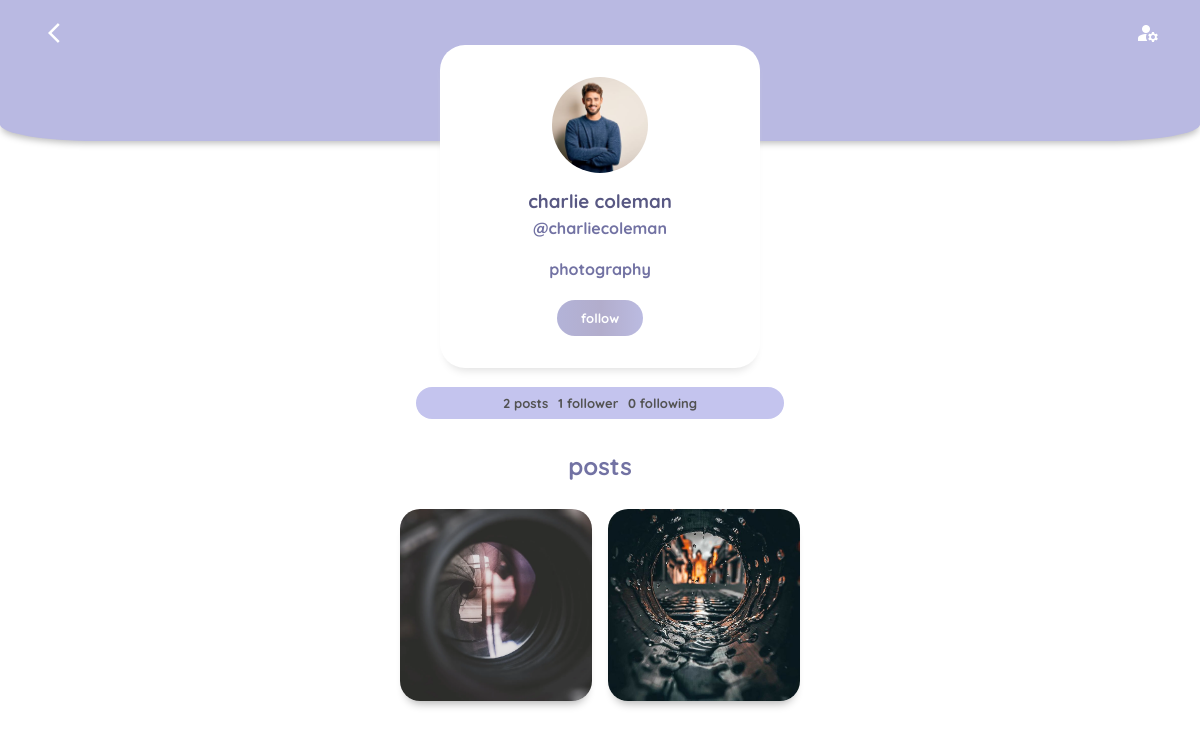
Page /profile/charliecoleman (signed in) on the committed database.
### vue_app/models.py (models this page shows, shortened)
class Profile(models.Model):
    user = models.ForeignKey(User, on_delete = models.CASCADE)
    id_user = models.IntegerField()
    bio = models.TextField(blank = True)
    profileimg = models.ImageField(upload_to='profile_images', default = 'paw-profile-default.jpg')
    location = models.CharField(max_length = 50, blank = True)
    firstname = models.CharField(max_length = 20, blank = True)
    lastname = models.CharField(max_length = 20, blank = True)
    def __str__(self):
        return self.user.username

class Post(models.Model):
    id = models.UUIDField(primary_key = True, default = uuid.uuid4)
    user = models.CharField(max_length = 50)
    image = models.ImageField(upload_to = 'post_images')
    caption = models.TextField(max_length = 80)
    created_at = models.DateTimeField(default = datetime.now)
    no_of_downloaded = models.IntegerField(default = 0)
    file_name = models.TextField(max_length = 20, blank = True)
    course_name = models.TextField(max_length = 20, blank = True)

### vue_app/views.py (the view)
# urls.py: path('profile/<str:pk>', vue_views.profile, name="profile"),
@login_required(login_url='login')
def profile(request, pk):
    user_object = User.objects.get(username = pk)
    user_profile = Profile.objects.get(user = user_object)
    user_posts = Post.objects.filter(user = pk)
    user_post_length = len(user_posts)
    follower = request.user.username
    user = pk
    if FollowersCount.objects.filter(follower = follower, user = user).first():
        button_text = 'unfollow'
    else:
        button_text = 'follow'
    user_followers = len(FollowersCount.objects.filter(user = pk))
    user_following = len(FollowersCount.objects.filter(follower = pk))
    context = {
        'user_object': user_object,
        'user_profile': user_profile,
        'user_posts': user_posts,
        'user_post_length': user_post_length,
        'button_text': button_text,
        'user_followers': user_followers,
        'user_following': user_following,
    }
    return render(request, 'profile.html', context)

### templates/profile.html (shortened to what this page needs)
{% load static %}
<html lang="en">
  <head>
    <link rel="stylesheet" href="{% static 'css/styles.css' %}">
    <link rel="stylesheet" href="{% static 'css/profile.css' %}">
    <link rel="stylesheet" href="{% static 'css/responsive.css' %}">
  </head>
  <body>
    <div id="app" class="main">
  <header>
    <div class="header profile-header">
        <div class="profile-header-left">
          <a href="/" class="material-icons profile-header-icon ">arrow_back_ios</a>
        </div>
        <div class="profile-header-right">
          <a href="/settings" class="material-icons profile-header-icon">manage_accounts</a>
        </div>
    </div>
  </header>
<form action="/follow" method="POST">
  <div class="profile-header-box">
      <div class="profile">
        <a href="/profile/{{user_profile}}" >
          <img class="profile-box-img" src="{{user_profile.profileimg.url}}">
        </a>
        <h3 class="profile-box-fullname">{{user_profile.firstname}} {{user_profile.lastname}}</h3>
        <div class="profile-box-tag">@{{user_profile.user.username}}</div>
        <div class="profile-box-bio">
          <h4>{{user_profile.bio}}</h4>
        </div>
      </div>
      {% if user_object.username == user.username %}
      <a class="profile-box-button non-button" href="/settings">change profile</a>
      {% else %}
      <button type="submit" class="profile-box-button">{{button_text}}</button>
      {%endif %}
  </div>
</form>
<div class="profile-following-box">
  {% if user_post_length == 0 %}
  <div> no posts</div>
  {% elif user_post_length == 1 %}
  <div> 1 post</div>
  {% else %}
  <div> {{user_post_length}} posts</div>
  {% endif %}
  {% if user_followers == 0 %}
  <div> no followers</div>
  {% elif user_followers == 1 %}
  <div> 1 follower</div>
  {% else %}
  <div> {{user_followers}} followers</div>
  {% endif %}
  <div> {{user_following}} following</div>
</div>
<h2 class="gallery-notes">posts<h2>
  <div class="profile-gallery">
      {% for post in user_posts reversed %}
      <a href="{{post.image.url}}">
        <img class="profile-gallery-img-square" src="{{post.image.url}}">
      </a>
      {% endfor %}
  </div>
    </div>
  </body>
</html>

### static/css/styles.css (style rules this page uses)
html, body { margin: 0; padding: 0; }
a { text-decoration: none; color: rgb(114, 114, 163); }
.main { text-align: center; color: rgb(114, 114, 163); font-family: 'Quicksand', sans-serif; font-weight: bold; }
header { display: flex; height: 4rem; width: 100%; box-shadow: 0 4px 7px -2px rgb(185, 185, 185); background-color: rgb(253, 253, 253); }
.header { display: flex; flex: 1; align-items: center; }
.profile-header { text-align: center; margin-bottom: 3.5rem; }
a { -moz-user-select: none; -webkit-user-select: none; -ms-user-select: none; user-select: none; cursor: pointer; transition: 0.3s; }

### static/css/profile.css (style rules this page uses)
header { display: flex; flex: 1; align-items: center; height: 13rem; width: 100%; border-radius: 8%; background-color: rgb(185, 185, 226); margin-top: -4.2rem; }
.profile-header-icon { background-color: rgb(185, 185, 226); color: white; transition: 0.3s; margin-top: 2rem; }
.profile-header-left { display: flex; margin-left: 3rem; margin-top: 1rem; }
.profile-header-right { position: absolute; right: 0; margin-right: 2.5rem; margin-top: 1rem; }
.profile-header-box { text-align: center; width: 14rem; padding: 4rem 3rem 2rem 3rem; margin: -6rem auto; background-color: rgb(255, 255, 255); -webkit-border-radius: 1em; -moz-border-radius: 12em; border-radius: 25px; -moz-box-shadow: 0 8px 10px -6px rgb(222, 222, 222); box-shadow: 0 8px 10px -6px rgb(222, 222, 222); }
.profile { display: flex; flex-direction: column; }
.profile-box-img { border-radius: 50%; height: 6rem; width: 6rem; margin-left: 5%; margin-right: 5%; margin-top: -2rem; object-fit: cover; image-rendering: -webkit-optimize-contrast; margin-bottom: 0.8rem; }
.profile-box-fullname { color: rgb(88, 88, 131); margin-bottom: 0.3rem; margin-top: 0.2rem; }
.profile-box-button { cursor: pointer; text-decoration: none; outline: none; background-color: rgb(88, 88, 131);; }
.profile-header-box > a, button { font-family: inherit; color: rgb(255, 255, 255); border: none; cursor:pointer; padding: 10px 24px; -webkit-border-radius: 1em; -moz-border-radius: 1em; border-radius: 500px; border-radius: 500px; font-size: small; font-weight: bolder; background-image: linear-gradient(to right, #b3b3d8 0%, #b2adcc 51%, #bbbbe1 100%) }
.profile-following-box { display: flex; justify-content: center; margin: 7.2rem auto; margin-bottom: 1rem; background-color: #c4c4ee; color: rgb(83, 83, 83); padding-right: 5rem; padding-left: 5rem; padding: 0.5rem 5rem; width: 13rem; -webkit-border-radius: 1em; -moz-border-radius: 1em; border-radius: 500px; border-radius: 500px; font-size: small; font-weight: bolder; }
.profile-following-box > div { margin-right: 0.3rem; margin-left: 0.3rem; }
.profile-gallery { display: grid; grid-template-columns: repeat(3, 1fr); justify-content: center; align-content: center; margin: 0 auto; width: 1rem; }
.profile-gallery-img-square { height: 12rem; width: 12rem; margin: 0.5rem; object-fit: cover; -webkit-border-radius: 1em; -moz-border-radius: 12em; border-radius: 20px; -moz-box-shadow: 0 8px 10px -6px rgb(222, 222, 222); box-shadow: 0 8px 10px -6px rgb(171, 171, 171); image-rendering: -webkit-optimize-contrast; transition: 0.2s; }
.gallery-notes { display: flex; justify-content: center; margin-top: 2rem; }

### rows in the picture
Profile: profileimg (picture), firstname "charlie", lastname "coleman", user.username "charliecoleman", bio "photography"
Post: image (picture)
Post: image (picture)

### other values in the picture
{{ button_text }} "follow"
{{ user_post_length }} "2"
{{ user_following }} "0"
